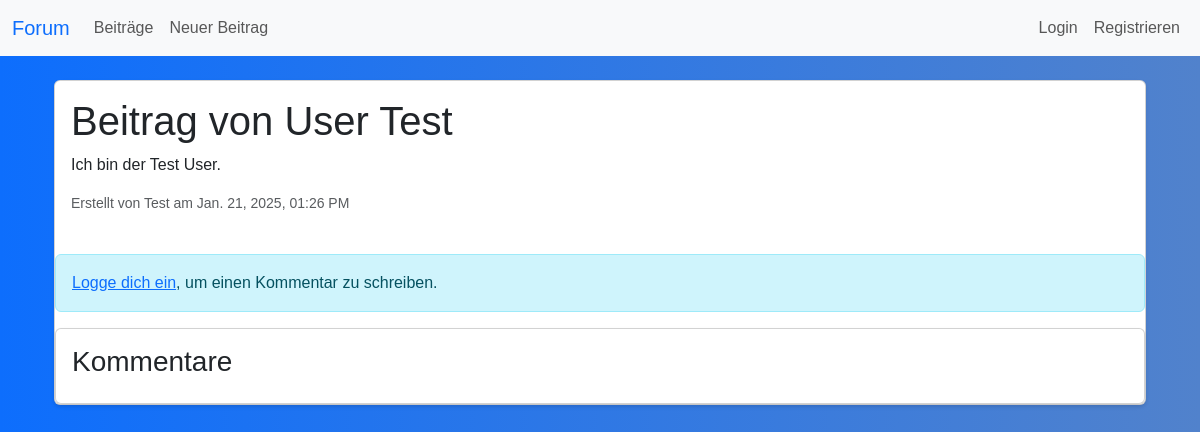
Page /post/4/ on the earlier database version.
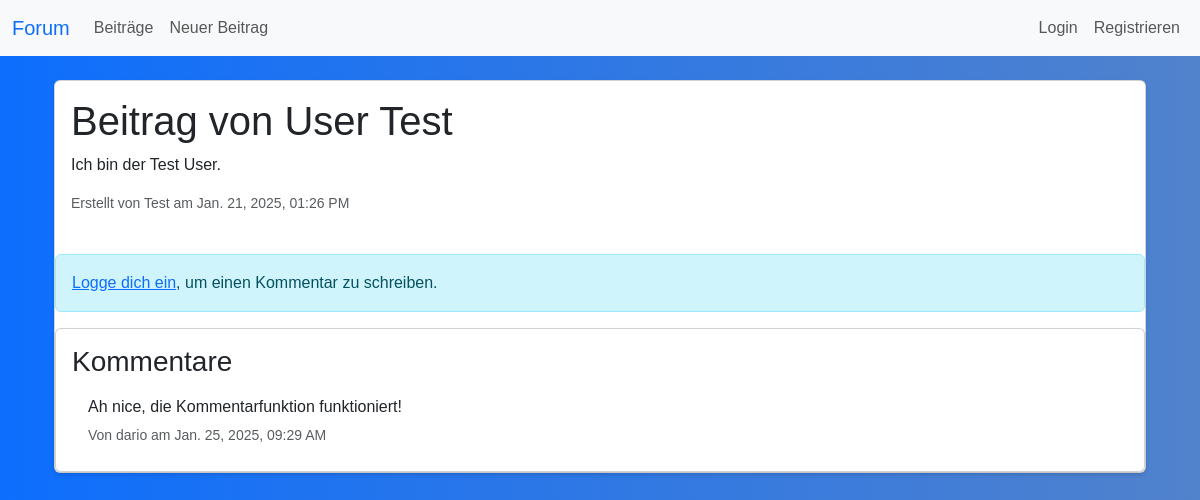
Same page on the later database version.
### forum/models.py (models this page shows, shortened)
class Comment(models.Model):
    post = models.ForeignKey(Post, on_delete=models.CASCADE, related_name='comments')
    author = models.ForeignKey(User, on_delete=models.CASCADE)
    content = models.TextField()
    created_at = models.DateTimeField(auto_now_add=True)

### forum/views.py (the view)
# urls.py: path('post/<int:pk>/', views.post_detail, name='post_detail'),
def post_detail(request, pk):
    post = get_object_or_404(Post, pk=pk)
    comments = post.comments.all()
    if request.method == 'POST':
        form = CommentForm(request.POST)
        if form.is_valid():
            comment = form.save(commit=False)
            comment.post = post
            comment.author = request.user
            comment.save()
            return redirect('post_detail', pk=post.pk)
    else:
        form = CommentForm()
    return render(request, 'forum/post_detail.html', {
        'post': post,
        'comments': comments,
        'form': form,
    })

### forum/templates/forum/post_detail.html (shortened to what this page needs)
{% extends 'forum/base.html' %}
{% block content %}
<div class="container mt-4">
    <div class="card mb-4 shadow-sm">
        <div class="card-body">
            <h1 class="card-title">{{ post.title }}</h1>
            <p class="card-text">{{ post.content }}</p>
            <div class="d-flex justify-content-between align-items-center">
                <small class="text-muted">Erstellt von {{ post.author }} am {{ post.created_at | date:"M. d, Y, h:i A" }}</small>
        </div>
    </div>
    {% if user.is_authenticated %}
        <div class="card mt-4 shadow-sm">
            <div class="card-body">
                <h5 class="card-title">Neuer Kommentar</h2>
                <form method="post">
                    {% csrf_token %}
                    <div class="mb-3">
                        <textarea name="content" class="form-control" rows="3" placeholder="Schreibe einen Kommentar..." required></textarea>
                    </div>
                    <button type="submit" class="btn btn-primary">Kommentar absenden</button>
                </form>
            </div>
        </div>
    {% else %}
        <div class="alert alert-info mt-4" role="alert">
            <a href="{% url 'login' %}">Logge dich ein</a>, um einen Kommentar zu schreiben.
        </div>
    {% endif %}
        <div class="card shadow-sm">
            <div class="card-body">
                <h3 class="card-title">Kommentare</h2>
                <ul class="list-group list-group-flush">
                    {% for comment in comments %}
                        <li class="list-group-item">
                            <p class="mb-1">{{ comment.content }}</p>
                            <small class="text-muted">Von {{ comment.author }} am {{ comment.created_at | date:"M. d, Y, h:i A" }}</small>
                        </li>
                    {% endfor %}
                </ul>
            </div>
        </div>
</div>
{% endblock %}

Differences in the rows shown:
added Comment: content "Ah nice, die Kommentarfunktion funktioniert!", author "dario", created_at "Jan. 25, 2025, 09:29 AM"
